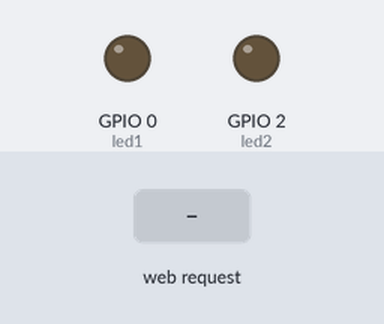
Simulated run of this sketch. Board: ESP8266 (NodeMCU). Shown: output pins drawn as LEDs (lit = HIGH). The inputs (shaded band) are chosen by the test bench. WiFi joins after 1.5 s; servers stay silent unless stated; what the sketch prints to the serial monitor is not drawn.

Above: at 2.7 s.
2.8 s: HTTP request GET /Tatden1 received
At 4.0 s:
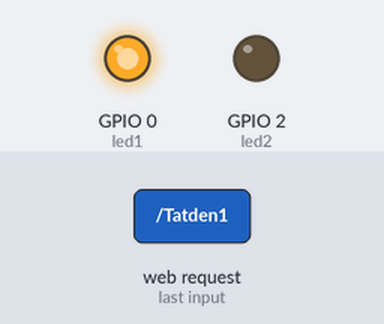
4.3 s: HTTP request GET /Batden1 received
At 5.3 s:
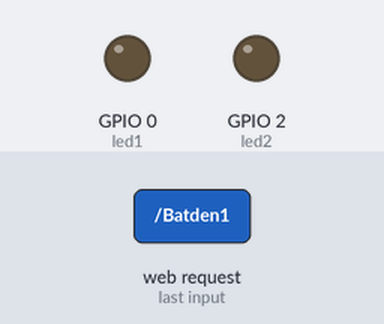
Timing chart, 0 to 7.3 s (numbered marks = the images above; inputs shaded):
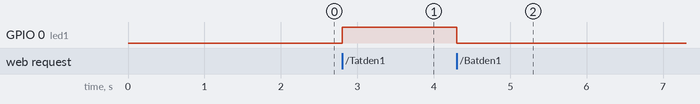

Measured:
- after the input at 2.8 s, GPIO 0 (led1): LOW → HIGH at once
- after the input at 4.3 s, GPIO 0 (led1): HIGH → LOW at once

The sketch:

ESP266.ino.ino.ino
```cpp
#include <SPI.h>
#include <ESP8266WiFi.h>

const char *ssid = "Bao_Linh";
const char *password = "24061986";
IPAddress ip(192, 168, 0, 90);
IPAddress gateway(192,168,0,1);
IPAddress subnet(255,255,255,0);

WiFiServer server(80);

const int led1 = 0;
const int led2 = 2;


void setup ( void ) {
	pinMode ( led1, OUTPUT );
  pinMode (led2, OUTPUT);
	Serial.begin ( 115200 );
	WiFi.begin ( ssid, password );
  WiFi.config(ip, gateway, subnet);
	Serial.println ( "" );
  WiFi.mode(WIFI_STA);

	// Wait for connection
	while ( WiFi.status() != WL_CONNECTED ) {
		delay ( 500 );
		Serial.print ( "." );
	}

	Serial.println ( "" );
	Serial.print ( "Connected to " );
	Serial.println ( ssid );
	Serial.print ( "IP address: " );
	Serial.println ( WiFi.localIP() );
	server.begin();
	Serial.println ( "HTTP server started" );
}

void loop ( void ) {
	WiFiClient client = server.available();
 if(!client){
    return;
  }
  while(!client.available()){
    delay(1);
    }
  Serial.println("New Client Come");
  String request = client.readStringUntil('\r');
  Serial.println(request);
  client.flush();
 //-----------------------------------------------------//
  if(request.indexOf("/Batden1")>0){
      digitalWrite(0,LOW);
    }
  if(request.indexOf("/Tatden1")>0){
      digitalWrite(0,HIGH);
    }
  if(request.indexOf("/Batden2")>0){
      digitalWrite(2,LOW);
    }
  if(request.indexOf("/Tatden2")>0){
      digitalWrite(2,LOW);
    }
 //-----------------------------------------------------//
   if(digitalRead(2)==1){
      Serial.println("Da bat den 1");
    }
   if(digitalRead(2)==0){
      Serial.println("Da tat den 1");
    }
    if(digitalRead(0)==1){
      Serial.println("Da bat den 2");
    }
   if(digitalRead(0)==0){
      Serial.println("Da tat den 2");
    }
//---------------------------------------------------//
 client.println("HTTP/1.1 200 OK");
client.println("Content-Type:text/html");
client.println("");
client.println("<!DOCTYPE HTML");
client.println("charset=UTF-8/>");
client.print("<title>ESP8266 Control LED</title>");
client.println("<html>");
client.println("<head>");
client.println("<meta name='apple-mobile-web-app-capable' content='yes' />");
client.println("<meta name='apple-mobile-web-app-status-bar-style' content=black-translucent' />");
client.println("<head>");
client.println("<body>");
client.println("<hr/><hr>");
client.print("<h1><center> Dieu khien thiet bi qua ESP8266 </center></h1>");
client.println("<hr/><hr>");
client.println("<br><br>");
client.println("<center>");
client.println("Thiet bi 1");
client.println("<a href=\"/Batden1\"\"><button>Bat </button></a>");
client.println("<a href=\"/Tatden1\"\"><button>Tat </button></a><br />");
client.println("<br><br>");
client.println("<hr/><hr>");
client.println("</center>");
client.println("<br><br>");
client.println("<center>");
client.println("Thiet bi 2");
client.println("<a href=\"/Batden2\"\"><button>Bat </button></a>");
client.println("<a href=\"/Tatden2\"\"><button>Tat </button></a><br />");
client.println("</center>");
client.println("<br><br>");
client.println("<hr></hr>");
client.println("<hr></hr>");
client.println("</body>");
client.println("</html>");
}
```
